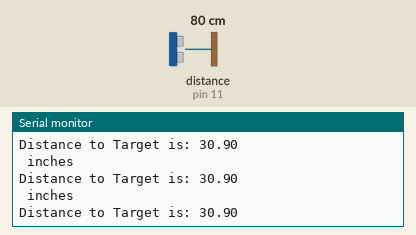
This sketch was run on a simulated Arduino Uno, built with avr-gcc and run on an emulated ATmega328P. On the bench: the last lines printed to the serial monitor. Wiring (inferred from the names in the program): ultrasonic range finder: trigger pin 12; echo pin 11. The inputs (shaded band) are chosen by the test bench; at power-on: distance to the obstacle (sensor on pin 11) 80 cm. The echo pulse lasts 58.3 µs per cm.

Above: at 1.2 s.
1.3 s: distance to the obstacle (sensor on pin 11) set to 2 cm
At 2.2 s:
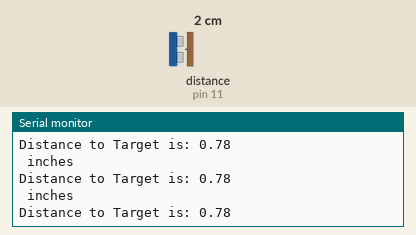
4.3 s: distance to the obstacle (sensor on pin 11) set to 299 cm
At 5.2 s:
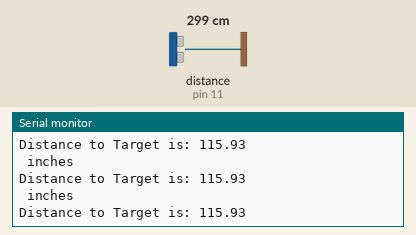
7.3 s: distance to the obstacle (sensor on pin 11) set to 4 cm
At 8.1 s:
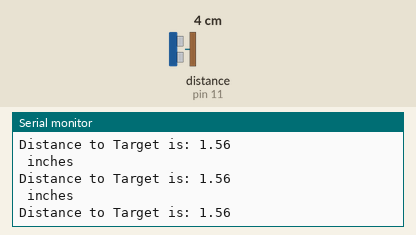
10.3 s: distance to the obstacle (sensor on pin 11) set to 35 cm
At 11.3 s:
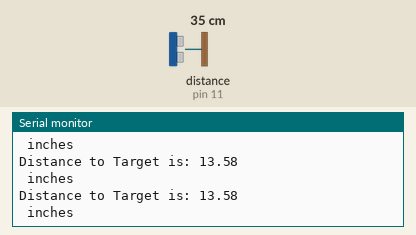
19.3 s: distance to the obstacle (sensor on pin 11) set to 9 cm
At 19.9 s:
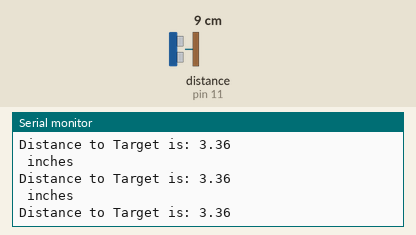
Timing chart, 0 to 22.3 s (numbered marks = the images above; inputs shaded):
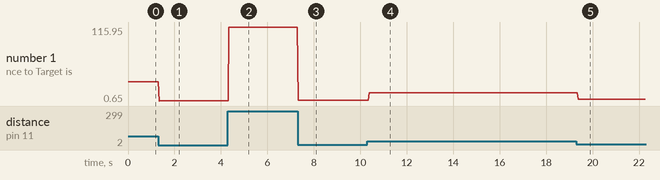

The sketch:

sketch_jan13b.ino
```cpp
int trigPin = 12;
int echoPin = 11;

long pingTravelTime;
float distanceToTarget;

void setup() {
  pinMode(trigPin, OUTPUT);
  pinMode(echoPin, INPUT);
  Serial.begin(9600);
}

void loop() {
  // Send trigger pulse
  digitalWrite(trigPin, LOW);
  delayMicroseconds(2);
  digitalWrite(trigPin, HIGH);
  delayMicroseconds(10);
  digitalWrite(trigPin, LOW);

  // Read echo time in microseconds
  pingTravelTime = pulseIn(echoPin, HIGH);

  // Convert time to distance (inches)
  // distance = (time * speed of sound) / 2
  distanceToTarget = (pingTravelTime * 0.0133) / 2;

  Serial.print("Distance to Target is: ");
  Serial.println(distanceToTarget);
  Serial.println(" inches");

  // Serial.print(0);
  // Serial.print(",");
  // Serial.print(distanceToTarget);
  // Serial.print(",");
  // Serial.println(10);


  delay(25);
}
```

Measured:
- after the input at 1.3 s, the serial monitor: prints a new line at once (image 1)
- after the input at 4.3 s, the serial monitor: prints a new line after 0.05 s (image 2)
- after the input at 7.3 s, the serial monitor: prints a new line at once (image 3)
- after the input at 10.3 s, the serial monitor: prints a new line after 0.08 s (image 4)
- after the input at 19.3 s, the serial monitor: prints a new line after 0.08 s (image 5)
- plotted number 1: 30.9 → 0.78 after the input at 1.3 s, 0.78 → 115.93 after the input at 4.3 s, 115.93 → 1.56 after the input at 7.3 s, 1.56 → 13.58 after the input at 10.3 s, 13.58 → 3.36 after the input at 19.3 s
